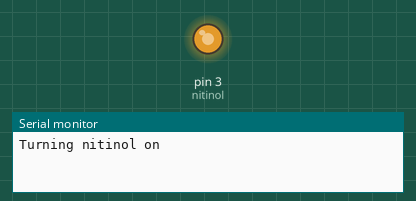
Recording of a sketch running on a simulated Arduino Uno, built with avr-gcc and run on an emulated ATmega328P. On the bench: output pins drawn as LEDs (lit = HIGH), the last lines printed to the serial monitor.

Above: at 0.05 s.
At 14.95 s:
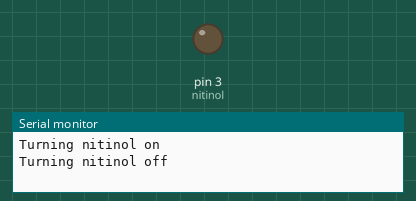
Timing chart, 0 to 19.5 s (numbered marks = the images above):
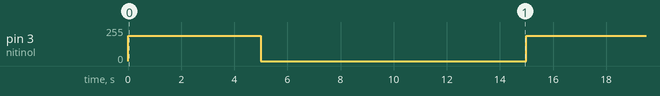

Measured:
- by itself, pin 3 (nitinol): alternates 191/255 for 5.0 s and 0/255 for 10.0 s

The sketch:

NitinolTest.ino
```cpp
const int nitinol=3;

void setup() {
  pinMode(nitinol, OUTPUT);
  Serial.begin(9600);
}

void loop() {
  Serial.println("Turning nitinol on");
  analogWrite(nitinol,191);
  delay(5000);
  Serial.println("Turning nitinol off");
  analogWrite(nitinol,0);
  delay(10000);
}
```
